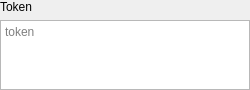
<?xml version="1.0" encoding="UTF-8"?>
<ui version="4.0">
 <class>BearerTokenForm</class>
 <widget class="QWidget" name="BearerTokenForm">
  <property name="geometry">
   <rect>
    <x>0</x>
    <y>0</y>
    <width>250</width>
    <height>74</height>
   </rect>
  </property>
  <property name="windowTitle">
   <string>Form</string>
  </property>
  <layout class="QVBoxLayout" name="verticalLayout">
   <property name="leftMargin">
    <number>0</number>
   </property>
   <property name="topMargin">
    <number>0</number>
   </property>
   <property name="rightMargin">
    <number>0</number>
   </property>
   <property name="bottomMargin">
    <number>0</number>
   </property>
   <item>
    <widget class="QLabel" name="label">
     <property name="text">
      <string>Token</string>
     </property>
    </widget>
   </item>
   <item>
    <widget class="QPlainTextEdit" name="tokenEdit">
     <property name="sizePolicy">
      <sizepolicy hsizetype="Preferred" vsizetype="Preferred">
       <horstretch>0</horstretch>
       <verstretch>0</verstretch>
      </sizepolicy>
     </property>
     <property name="placeholderText">
      <string>token</string>
     </property>
    </widget>
   </item>
  </layout>
 </widget>
 <resources/>
 <connections/>
</ui>
